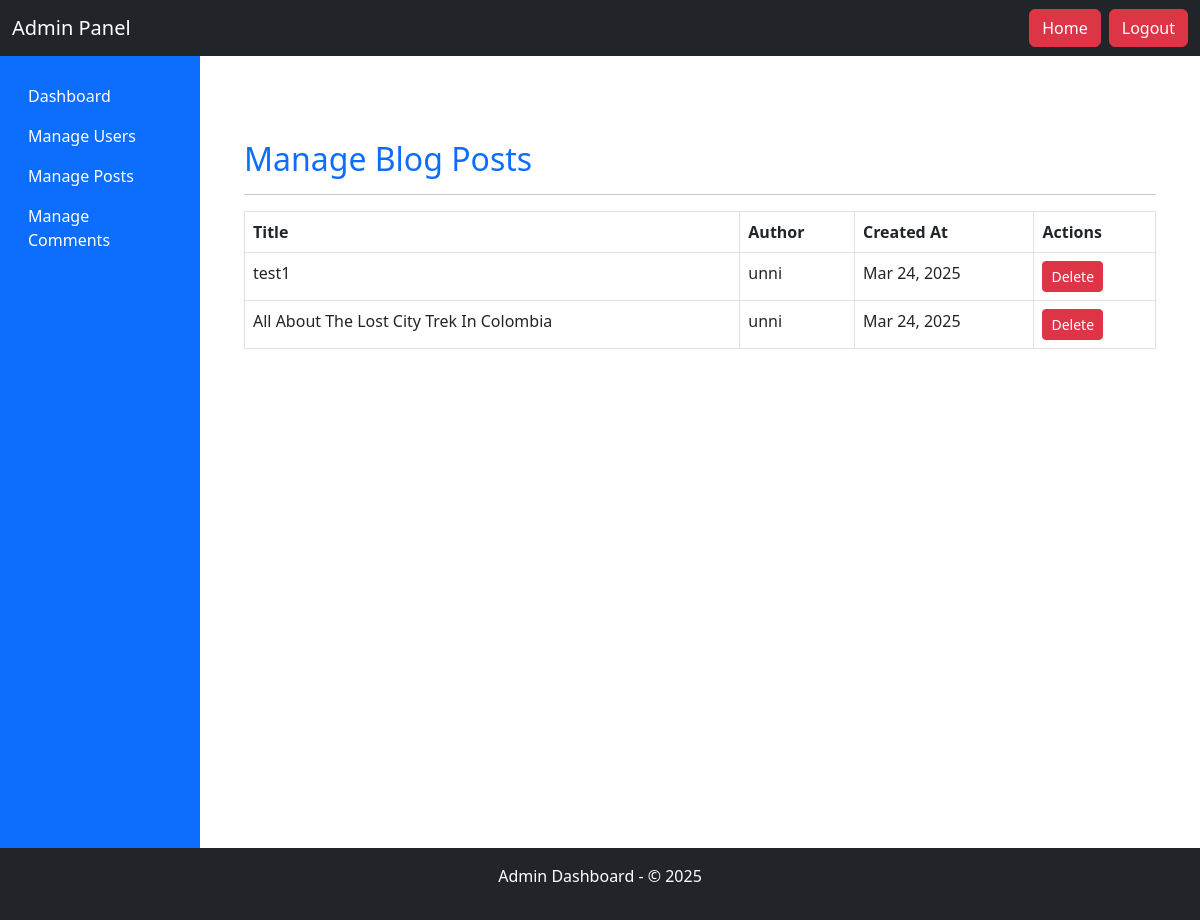
The app's page /admin-panel/manage-posts/ (signed in), older data.
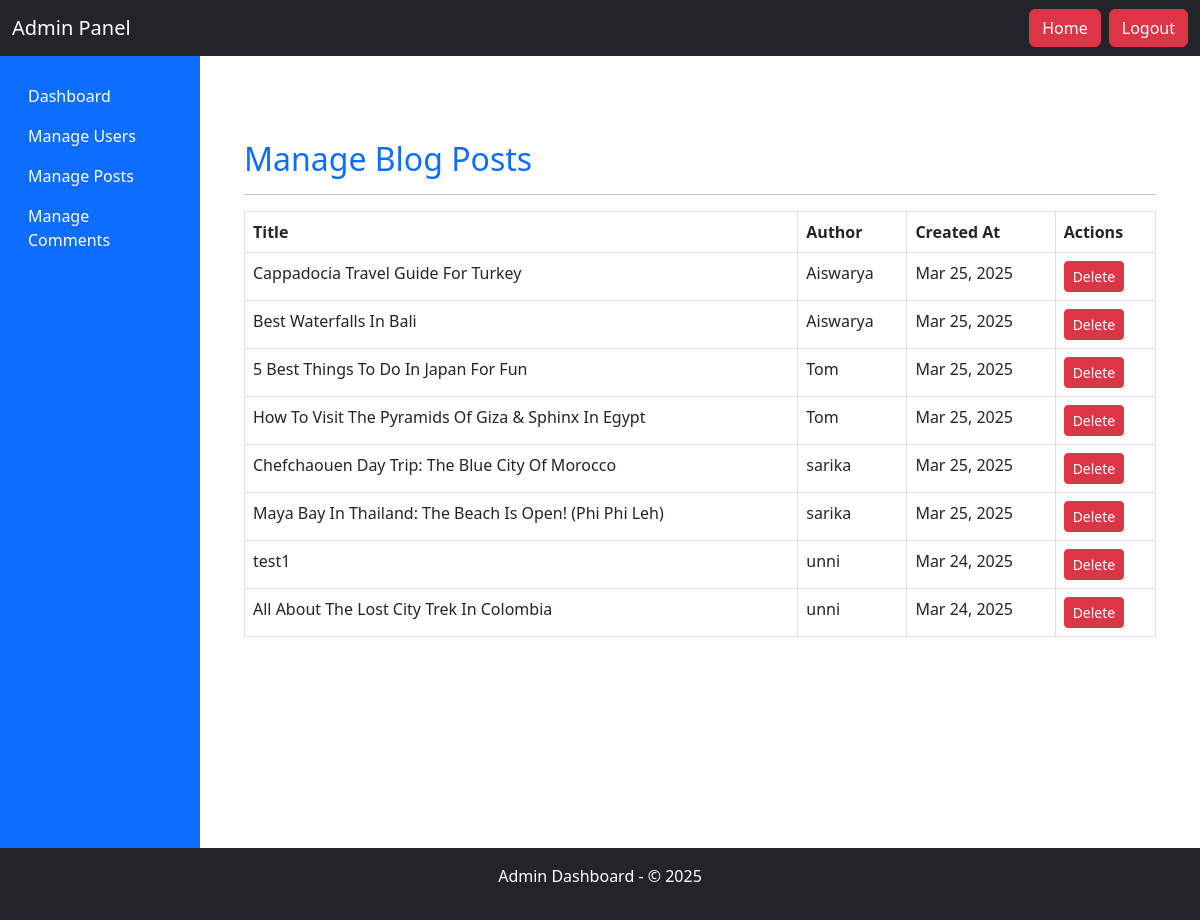
The same page, newer data.
### user_app/models.py (models this page shows, shortened)
class BlogPost(models.Model):
    user = models.ForeignKey(User, on_delete=models.CASCADE)  # Link to user
    title = models.CharField(max_length=255)
    content = RichTextUploadingField()
    image = models.ImageField(upload_to="blog_images/", blank=True, null=True)  # Optional image
    created_at = models.DateTimeField(auto_now_add=True)
    updated_at = models.DateTimeField(auto_now=True)
    likes = models.ManyToManyField(User, related_name='blog_likes', blank=True)  # Like feature

### admin_app/views.py (the view)
# urls.py: path('manage-posts/', views.manage_posts, name='manage_posts'),
@user_passes_test(superuser_required)
@user_passes_test(is_admin)
def manage_posts(request):
    posts = BlogPost.objects.all().order_by('-created_at')
    return render(request, 'admin_app/manage_posts.html', {'posts': posts})

### admin_app/views.py (called while the page is built)
def is_admin(user):
    return user.is_authenticated and user.is_superuser

def superuser_required(user):
    return user.is_superuser

### templates/admin_app/manage_posts.html (shortened to what this page needs)
{% extends 'admin_app/admin_base.html' %}
{% load static %}
{% block content %}
<div class="container mt-4">
    <h2 class="text-primary">Manage Blog Posts</h2>
    <hr>
    <table class="table table-bordered table-hover">
        <thead class="bg-primary text-white">
            <tr>
                <th>Title</th>
                <th>Author</th>
                <th>Created At</th>
                <th>Actions</th>
            </tr>
        </thead>
        <tbody>
            {% for post in posts %}
            <tr>
                <td>{{ post.title }}</td>
                <td>{{ post.user.username }}</td>
                <td>{{ post.created_at|date:"M d, Y" }}</td>
                <td>
                    {% if post.id %}
                        <a href="{% url 'admin_app:delete_post' post.id %}"
                            class="btn btn-danger btn-sm"
                            onclick="return confirmDelete();">
                            Delete
                        </a>
                    {% else %}
                        <span class="text-muted">No ID</span>
                    {% endif %}
                </td>
            </tr>
            {% empty %}
            <tr>
                <td colspan="4" class="text-center">No blog posts available</td>
            </tr>
            {% endfor %}
        </tbody>
    </table>
</div>
{% endblock %}

### templates/admin_app/admin_base.html (shortened to what this page needs)
{% load static %}
<!DOCTYPE html>
<html lang="en">
<head>
    <link rel="stylesheet" href="https://cdn.jsdelivr.net/npm/bootstrap@5.3.0/dist/css/bootstrap.min.css">
    <link rel="stylesheet" href="{% static 'css/admin_style.css' %}">
</head>
<body>
    <nav class="navbar navbar-dark bg-dark fixed-top">
        <div class="container-fluid">
            <a class="navbar-brand" href="#">Admin Panel</a>
            <div class="d-flex gap-2">
                <a class="btn btn-danger" href="{% url 'user_app:home' %}">Home</a>
                <a class="btn btn-danger" href="{% url 'accounts:logout' %}">Logout</a>
            </div>
        </div>
    </nav>
    <div class="container-fluid">
        <div class="row">
            <nav class="col-md-3 col-lg-2 bg-primary sidebar">
                <ul class="nav flex-column">
                    <li class="nav-item">
                        <a class="nav-link active text-white" href="#">Dashboard</a>
                    </li>
                    <li class="nav-item">
                        <a class="nav-link text-white" href="{% url 'admin_app:manage_users' %}">Manage Users</a>
                    </li>
                    <li class="nav-item">
                        <a class="nav-link text-white" href="{% url 'admin_app:manage_posts' %}">Manage Posts</a>
                    </li>
                    <li class="nav-item">
                        <a class="nav-link text-white" href="{% url 'admin_app:manage_comments' %}">Manage Comments</a>
                    </li>
                </ul>
            </nav>
            <main class="col-md-9 col-lg-10 ms-auto main-content">
                <div class="container mt-5 pt-5">
                    {% block content %}{% endblock %}
                </div>
            </main>
        </div>
    </div>
    <footer class="footer bg-dark text-white text-center p-3 mt-5">
        <p>Admin Dashboard - &copy; 2025</p>
    </footer>
</body>
</html>

### static/css/admin_style.css (style rules this page uses)
.sidebar { height: 100vh; position: fixed; top: 56px; left: 0; overflow-y: auto; padding-top: 20px; }
.main-content { margin-left: 250px; min-height: 100vh; padding: 20px; }
.footer { width: 100%; position: relative; bottom: 0; }

Row changes from the older to the newer data that the page shows:
added BlogPost: title "Cappadocia Travel Guide For Turkey", user.username "Aiswarya", created_at "Mar 25, 2025", shows "Delete"
added BlogPost: title "Best Waterfalls In Bali", user.username "Aiswarya", created_at "Mar 25, 2025", shows "Delete"
added BlogPost: title "5 Best Things To Do In Japan For Fun", user.username "Tom", created_at "Mar 25, 2025", shows "Delete"
added BlogPost: title "How To Visit The Pyramids Of Giza & Sphinx In Egypt", user.username "Tom", created_at "Mar 25, 2025", shows "Delete"
added BlogPost: title "Chefchaouen Day Trip: The Blue City Of Morocco", user.username "sarika", created_at "Mar 25, 2025", shows "Delete"
added BlogPost: title "Maya Bay In Thailand: The Beach Is Open! (Phi Phi Leh)", user.username "sarika", created_at "Mar 25, 2025", shows "Delete"
